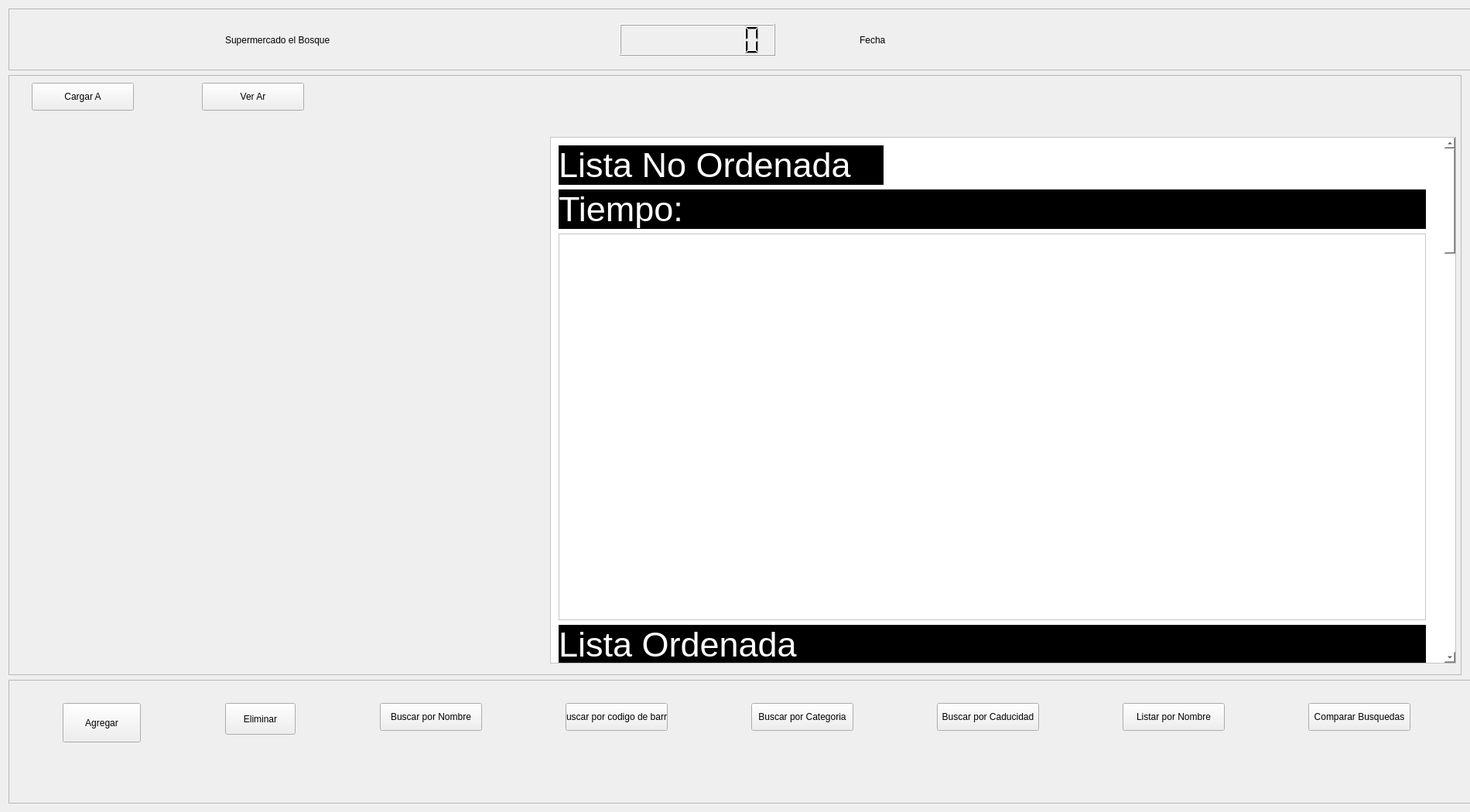
<?xml version="1.0" encoding="UTF-8"?>
<ui version="4.0">
 <class>PantallaSistema</class>
 <widget class="QWidget" name="PantallaSistema">
  <property name="geometry">
   <rect>
    <x>0</x>
    <y>0</y>
    <width>1900</width>
    <height>1050</height>
   </rect>
  </property>
  <property name="minimumSize">
   <size>
    <width>1900</width>
    <height>1010</height>
   </size>
  </property>
  <property name="maximumSize">
   <size>
    <width>16777215</width>
    <height>16777215</height>
   </size>
  </property>
  <property name="windowTitle">
   <string notr="true">Supermercado el Bosque</string>
  </property>
  <property name="styleSheet">
   <string notr="true"/>
  </property>
  <layout class="QVBoxLayout" name="verticalLayout">
   <item>
    <widget class="QFrame" name="header">
     <property name="minimumSize">
      <size>
       <width>1920</width>
       <height>80</height>
      </size>
     </property>
     <property name="maximumSize">
      <size>
       <width>1920</width>
       <height>80</height>
      </size>
     </property>
     <property name="frameShape">
      <enum>QFrame::Shape::StyledPanel</enum>
     </property>
     <property name="frameShadow">
      <enum>QFrame::Shadow::Raised</enum>
     </property>
     <widget class="QLabel" name="tituloHeader">
      <property name="geometry">
       <rect>
        <x>280</x>
        <y>20</y>
        <width>491</width>
        <height>41</height>
       </rect>
      </property>
      <property name="text">
       <string>Supermercado el Bosque</string>
      </property>
     </widget>
     <widget class="QLCDNumber" name="lcdNumber">
      <property name="geometry">
       <rect>
        <x>790</x>
        <y>20</y>
        <width>201</width>
        <height>41</height>
       </rect>
      </property>
      <property name="digitCount">
       <number>8</number>
      </property>
      <property name="mode">
       <enum>QLCDNumber::Mode::Bin</enum>
      </property>
     </widget>
     <widget class="QLabel" name="lblFecha">
      <property name="geometry">
       <rect>
        <x>1100</x>
        <y>20</y>
        <width>421</width>
        <height>41</height>
       </rect>
      </property>
      <property name="text">
       <string>Fecha</string>
      </property>
     </widget>
    </widget>
   </item>
   <item>
    <widget class="QFrame" name="panelContenido">
     <property name="frameShape">
      <enum>QFrame::Shape::StyledPanel</enum>
     </property>
     <property name="frameShadow">
      <enum>QFrame::Shadow::Raised</enum>
     </property>
     <widget class="QPushButton" name="btnCargarArchivo">
      <property name="geometry">
       <rect>
        <x>30</x>
        <y>10</y>
        <width>132</width>
        <height>36</height>
       </rect>
      </property>
      <property name="text">
       <string>Cargar A</string>
      </property>
     </widget>
     <widget class="QPushButton" name="btnVerArbol">
      <property name="geometry">
       <rect>
        <x>250</x>
        <y>10</y>
        <width>132</width>
        <height>36</height>
       </rect>
      </property>
      <property name="text">
       <string>Ver Ar</string>
      </property>
     </widget>
     <widget class="QScrollArea" name="scrollArea">
      <property name="geometry">
       <rect>
        <x>700</x>
        <y>80</y>
        <width>1171</width>
        <height>681</height>
       </rect>
      </property>
      <property name="styleSheet">
       <string notr="true">background-color:white;</string>
      </property>
      <property name="verticalScrollBarPolicy">
       <enum>Qt::ScrollBarPolicy::ScrollBarAlwaysOn</enum>
      </property>
      <property name="widgetResizable">
       <bool>true</bool>
      </property>
      <widget class="QWidget" name="scrollAreaWidgetContents">
       <property name="geometry">
        <rect>
         <x>0</x>
         <y>-2571</y>
         <width>1155</width>
         <height>3250</height>
        </rect>
       </property>
       <property name="sizePolicy">
        <sizepolicy hsizetype="Expanding" vsizetype="Preferred">
         <horstretch>0</horstretch>
         <verstretch>0</verstretch>
        </sizepolicy>
       </property>
       <property name="minimumSize">
        <size>
         <width>0</width>
         <height>3250</height>
        </size>
       </property>
       <widget class="QWidget" name="layoutWidget">
        <property name="geometry">
         <rect>
          <x>10</x>
          <y>10</y>
          <width>1121</width>
          <height>3196</height>
         </rect>
        </property>
        <layout class="QVBoxLayout" name="verticalLayout_2">
         <item>
          <widget class="QLabel" name="label">
           <property name="minimumSize">
            <size>
             <width>320</width>
             <height>0</height>
            </size>
           </property>
           <property name="maximumSize">
            <size>
             <width>420</width>
             <height>16777215</height>
            </size>
           </property>
           <property name="styleSheet">
            <string notr="true">Background-color:black;
color:white;
font-size: 45px;</string>
           </property>
           <property name="text">
            <string>Lista No Ordenada</string>
           </property>
          </widget>
         </item>
         <item>
          <widget class="QLabel" name="lblTiempoUL">
           <property name="styleSheet">
            <string notr="true">Background-color:black;
color:white;
font-size: 45px;</string>
           </property>
           <property name="text">
            <string>Tiempo:</string>
           </property>
          </widget>
         </item>
         <item>
          <widget class="CustomGraphics" name="gvListaEnlazadaNoOrdenada">
           <property name="sizePolicy">
            <sizepolicy hsizetype="Expanding" vsizetype="Fixed">
             <horstretch>0</horstretch>
             <verstretch>0</verstretch>
            </sizepolicy>
           </property>
           <property name="minimumSize">
            <size>
             <width>0</width>
             <height>500</height>
            </size>
           </property>
          </widget>
         </item>
         <item>
          <widget class="QLabel" name="label_2">
           <property name="styleSheet">
            <string notr="true">Background-color:black;
color:white;
font-size: 45px;</string>
           </property>
           <property name="text">
            <string>Lista Ordenada</string>
           </property>
          </widget>
         </item>
         <item>
          <widget class="QLabel" name="lblTiempoOL">
           <property name="styleSheet">
            <string notr="true">Background-color:black;
color:white;
font-size: 45px;</string>
           </property>
           <property name="text">
            <string>Tiempo:</string>
           </property>
          </widget>
         </item>
         <item>
          <widget class="CustomGraphics" name="gvListaEnlazadaOrdenada">
           <property name="sizePolicy">
            <sizepolicy hsizetype="Expanding" vsizetype="Fixed">
             <horstretch>0</horstretch>
             <verstretch>0</verstretch>
            </sizepolicy>
           </property>
           <property name="minimumSize">
            <size>
             <width>0</width>
             <height>500</height>
            </size>
           </property>
          </widget>
         </item>
         <item>
          <widget class="QLabel" name="label_3">
           <property name="styleSheet">
            <string notr="true">Background-color:black;
color:white;
font-size: 45px;</string>
           </property>
           <property name="text">
            <string>Arbol B</string>
           </property>
          </widget>
         </item>
         <item>
          <widget class="QLabel" name="lblTiempoB">
           <property name="styleSheet">
            <string notr="true">Background-color:black;
color:white;
font-size: 45px;</string>
           </property>
           <property name="text">
            <string>Tiempo:</string>
           </property>
          </widget>
         </item>
         <item>
          <widget class="CustomGraphics" name="gvArbolB">
           <property name="sizePolicy">
            <sizepolicy hsizetype="Expanding" vsizetype="Fixed">
             <horstretch>0</horstretch>
             <verstretch>0</verstretch>
            </sizepolicy>
           </property>
           <property name="minimumSize">
            <size>
             <width>0</width>
             <height>500</height>
            </size>
           </property>
          </widget>
         </item>
         <item>
          <widget class="QLabel" name="label_4">
           <property name="styleSheet">
            <string notr="true">Background-color:black;
color:white;
font-size: 45px;</string>
           </property>
           <property name="text">
            <string>Arbol B+</string>
           </property>
          </widget>
         </item>
         <item>
          <widget class="QLabel" name="lblTiempoBPlus">
           <property name="styleSheet">
            <string notr="true">Background-color:black;
color:white;
font-size: 45px;</string>
           </property>
           <property name="text">
            <string>Tiempo:</string>
           </property>
          </widget>
         </item>
         <item>
          <widget class="CustomGraphics" name="gvArbolBPlus">
           <property name="sizePolicy">
            <sizepolicy hsizetype="Expanding" vsizetype="Fixed">
             <horstretch>0</horstretch>
             <verstretch>0</verstretch>
            </sizepolicy>
           </property>
           <property name="minimumSize">
            <size>
             <width>0</width>
             <height>500</height>
            </size>
           </property>
          </widget>
         </item>
         <item>
          <widget class="QLabel" name="label_5">
           <property name="styleSheet">
            <string notr="true">Background-color:black;
color:white;
font-size: 45px;</string>
           </property>
           <property name="text">
            <string>Arbol AVL</string>
           </property>
          </widget>
         </item>
         <item>
          <widget class="QLabel" name="lblTiempoAVL">
           <property name="styleSheet">
            <string notr="true">Background-color:black;
color:white;
font-size: 45px;</string>
           </property>
           <property name="text">
            <string>Tiempo:</string>
           </property>
          </widget>
         </item>
         <item>
          <widget class="CustomGraphics" name="gvArbolAVL">
           <property name="minimumSize">
            <size>
             <width>0</width>
             <height>500</height>
            </size>
           </property>
          </widget>
         </item>
        </layout>
       </widget>
      </widget>
     </widget>
     <widget class="QStackedWidget" name="stackedWidget">
      <property name="geometry">
       <rect>
        <x>19</x>
        <y>79</y>
        <width>651</width>
        <height>671</height>
       </rect>
      </property>
      <property name="minimumSize">
       <size>
        <width>651</width>
        <height>671</height>
       </size>
      </property>
      <property name="maximumSize">
       <size>
        <width>651</width>
        <height>671</height>
       </size>
      </property>
      <property name="currentIndex">
       <number>-1</number>
      </property>
     </widget>
    </widget>
   </item>
   <item>
    <widget class="QFrame" name="panelAcciones">
     <property name="minimumSize">
      <size>
       <width>1920</width>
       <height>160</height>
      </size>
     </property>
     <property name="maximumSize">
      <size>
       <width>16777215</width>
       <height>160</height>
      </size>
     </property>
     <property name="frameShape">
      <enum>QFrame::Shape::StyledPanel</enum>
     </property>
     <property name="frameShadow">
      <enum>QFrame::Shadow::Raised</enum>
     </property>
     <widget class="QPushButton" name="btnAgregar">
      <property name="geometry">
       <rect>
        <x>70</x>
        <y>30</y>
        <width>101</width>
        <height>51</height>
       </rect>
      </property>
      <property name="text">
       <string>Agregar</string>
      </property>
     </widget>
     <widget class="QPushButton" name="btnEliminar">
      <property name="geometry">
       <rect>
        <x>280</x>
        <y>30</y>
        <width>91</width>
        <height>41</height>
       </rect>
      </property>
      <property name="text">
       <string>Eliminar</string>
      </property>
     </widget>
     <widget class="QPushButton" name="btnBuscarPorNombre">
      <property name="geometry">
       <rect>
        <x>480</x>
        <y>30</y>
        <width>132</width>
        <height>36</height>
       </rect>
      </property>
      <property name="text">
       <string>Buscar por Nombre</string>
      </property>
     </widget>
     <widget class="QPushButton" name="btnBuscarPorCodigo">
      <property name="geometry">
       <rect>
        <x>720</x>
        <y>30</y>
        <width>132</width>
        <height>36</height>
       </rect>
      </property>
      <property name="text">
       <string>buscar por codigo de barra</string>
      </property>
     </widget>
     <widget class="QPushButton" name="btnBuscarPorCategoria">
      <property name="geometry">
       <rect>
        <x>960</x>
        <y>30</y>
        <width>132</width>
        <height>36</height>
       </rect>
      </property>
      <property name="text">
       <string>Buscar por Categoria</string>
      </property>
     </widget>
     <widget class="QPushButton" name="btnBuscarPorCaducidad">
      <property name="geometry">
       <rect>
        <x>1200</x>
        <y>30</y>
        <width>132</width>
        <height>36</height>
       </rect>
      </property>
      <property name="text">
       <string>Buscar por Caducidad</string>
      </property>
     </widget>
     <widget class="QPushButton" name="btnListarPorNombre">
      <property name="geometry">
       <rect>
        <x>1440</x>
        <y>30</y>
        <width>132</width>
        <height>36</height>
       </rect>
      </property>
      <property name="text">
       <string>Listar por Nombre</string>
      </property>
     </widget>
     <widget class="QPushButton" name="btnCompararBusquedas">
      <property name="geometry">
       <rect>
        <x>1680</x>
        <y>30</y>
        <width>132</width>
        <height>36</height>
       </rect>
      </property>
      <property name="text">
       <string>Comparar Busquedas</string>
      </property>
     </widget>
    </widget>
   </item>
  </layout>
 </widget>
 <customwidgets>
  <customwidget>
   <class>CustomGraphics</class>
   <extends>QGraphicsView</extends>
   <header location="global">customgraphics.h</header>
  </customwidget>
 </customwidgets>
 <resources/>
 <connections/>
</ui>
